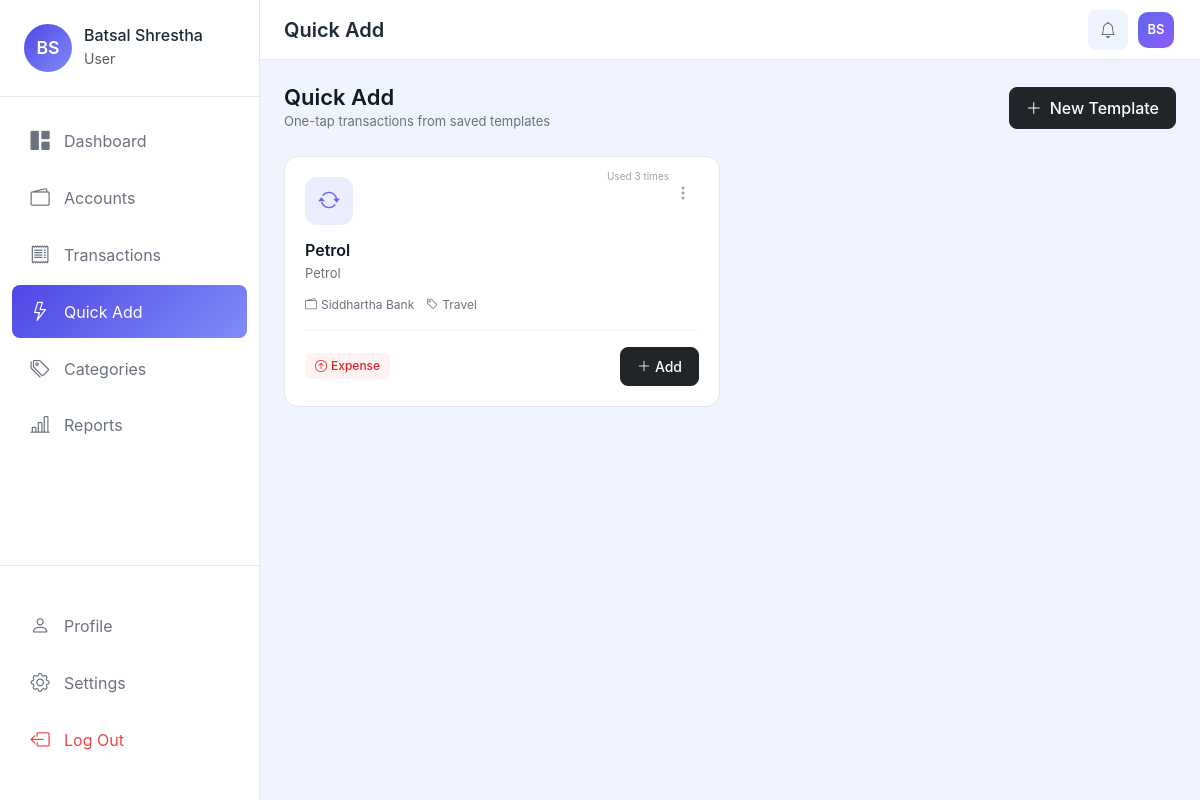
Page /transactions/quick-add/ (signed in) on the committed database.
### apps/accounts/models.py (models this page shows, shortened)
class UserProfile(models.Model):
    CURRENCY_CHOICES = [
        ('NPR', 'Nepali Rupee (रू)'),
        ('USD', 'US Dollar ($)'),
        ('EUR', 'Euro (€)'),
        ('GBP', 'British Pound (£)'),
        ('INR', 'Indian Rupee (₹)'),
        ('AUD', 'Australian Dollar (A$)'),
        ('CAD', 'Canadian Dollar (C$)'),
        ('JPY', 'Japanese Yen (¥)'),
        ('CNY', 'Chinese Yuan (¥)'),
    ]
    user = models.OneToOneField(User, on_delete=models.CASCADE, related_name='profile')
    profile_picture = models.ImageField(upload_to='profiles/', blank=True, null=True)
    currency = models.CharField(max_length=3, choices=CURRENCY_CHOICES, default='NPR')
    created_at = models.DateTimeField(auto_now_add=True)
    updated_at = models.DateTimeField(auto_now=True)
    class Meta:
        verbose_name = 'User Profile'
        verbose_name_plural = 'User Profiles'
    @property
    def currency_symbol(self):
        symbols = {
            'NPR': 'रू',
            'USD': '$',
            'EUR': '€',
            'GBP': '£',
            'INR': '₹',
            'AUD': 'A$',
            'CAD': 'C$',
            'JPY': '¥',
            'CNY': '¥',
        }
        return symbols.get(self.currency, 'रू')
    @property
    def display_name(self):
        if self.user.first_name:
            return f"{self.user.first_name} {self.user.last_name}".strip()
        return self.user.username
    @property
    def initials(self):
        if self.user.first_name and self.user.last_name:
            return f"{self.user.first_name[0]}{self.user.last_name[0]}".upper()
        return self.user.username[:2].upper()

### apps/transactions/models.py (models this page shows, shortened)
class TransactionTemplate(models.Model):
    TRANSACTION_TYPES = [
        ('credit', 'Credit (Income)'),
        ('debit', 'Debit (Expense)'),
    ]
    user = models.ForeignKey(User, on_delete=models.CASCADE, related_name='transaction_templates')
    name = models.CharField(max_length=100, help_text="Template name (e.g., 'Monthly Rent')")
    description = models.CharField(max_length=255, help_text="Transaction description")
    account = models.ForeignKey(Account, on_delete=models.CASCADE, related_name='templates')
    category = models.ForeignKey(Category, on_delete=models.SET_NULL, null=True, blank=True, related_name='templates')
    subcategory = models.ForeignKey(SubCategory, on_delete=models.SET_NULL, null=True, blank=True, related_name='templates')
    transaction_type = models.CharField(max_length=10, choices=TRANSACTION_TYPES, default='debit')
    default_amount = models.DecimalField(max_digits=12, decimal_places=2, null=True, blank=True, help_text="Optional default amount")
    icon = models.CharField(max_length=50, default='bi-arrow-repeat')
    color = models.CharField(max_length=7, default='#6366f1')
    is_active = models.BooleanField(default=True)
    use_count = models.PositiveIntegerField(default=0, help_text="How many times this template was used")
    created_at = models.DateTimeField(auto_now_add=True)
    updated_at = models.DateTimeField(auto_now=True)
    class Meta:
        verbose_name = 'Transaction Template'
        verbose_name_plural = 'Transaction Templates'
        ordering = ['-use_count', 'name']

### apps/wallets/models.py (models this page shows, shortened)
class Account(models.Model):
    ACCOUNT_TYPES = [
        ('bank', 'Bank Account'),
        ('wallet', 'Digital Wallet'),
        ('cash', 'Cash'),
        ('savings', 'Savings'),
        ('credit', 'Credit Card'),
    ]
    ICON_CHOICES = [
        ('bi-bank', 'Bank'),
        ('bi-wallet2', 'Wallet'),
        ('bi-cash-stack', 'Cash'),
        ('bi-piggy-bank', 'Savings'),
        ('bi-credit-card', 'Credit Card'),
        ('bi-phone', 'Mobile Wallet'),
    ]
    COLOR_CHOICES = [
        ('#28a745', 'Green'),
        ('#007bff', 'Blue'),
        ('#ffc107', 'Yellow'),
        ('#dc3545', 'Red'),
        ('#6f42c1', 'Purple'),
        ('#fd7e14', 'Orange'),
        ('#20c997', 'Teal'),
        ('#e83e8c', 'Pink'),
    ]
    user = models.ForeignKey(User, on_delete=models.CASCADE, related_name='accounts')
    name = models.CharField(max_length=100)
    account_type = models.CharField(max_length=20, choices=ACCOUNT_TYPES, default='bank')
    initial_balance = models.DecimalField(max_digits=12, decimal_places=2, default=0)
    savings_amount = models.DecimalField(
        max_digits=12,
        decimal_places=2,
        default=0,
        help_text="Amount you want to set aside as savings from this account"
    )
    credit_limit = models.DecimalField(
        max_digits=12,
        decimal_places=2,
        default=0,
        help_text="Credit limit for credit cards"
    )
    billing_due_date = models.DateField(
        null=True,
        blank=True,
        help_text="Next payment due date for credit cards"
    )
    minimum_payment = models.DecimalField(
        max_digits=12,
        decimal_places=2,
        default=0,
        help_text="Minimum payment due for credit cards"
    )
    icon = models.CharField(max_length=50, choices=ICON_CHOICES, default='bi-wallet2')
    color = models.CharField(max_length=7, choices=COLOR_CHOICES, default='#28a745')
    description = models.TextField(blank=True, null=True)
    is_active = models.BooleanField(default=True)
    include_in_total = models.BooleanField(default=True, help_text="Include in total balance calculation")
    created_at = models.DateTimeField(auto_now_add=True)
    updated_at = models.DateTimeField(auto_now=True)
    class Meta:
        verbose_name = 'Account'
        verbose_name_plural = 'Accounts'
        ordering = ['name']
        unique_together = ['user', 'name']

### apps/categories/models.py (models this page shows, shortened)
class Category(models.Model):
    COLOR_CHOICES = [
        ('#FF6384', 'Red'),
        ('#36A2EB', 'Blue'),
        ('#FFCE56', 'Yellow'),
        ('#4BC0C0', 'Teal'),
        ('#9966FF', 'Purple'),
        ('#FF9F40', 'Orange'),
        ('#7CB342', 'Green'),
        ('#E91E63', 'Pink'),
        ('#00BCD4', 'Cyan'),
        ('#795548', 'Brown'),
        ('#607D8B', 'Grey'),
        ('#3F51B5', 'Indigo'),
    ]
    ICON_CHOICES = [
        ('bi-cart', 'Shopping Cart'),
        ('bi-house', 'House'),
        ('bi-car-front', 'Car'),
        ('bi-cup-hot', 'Food/Drink'),
        ('bi-lightning', 'Utilities'),
        ('bi-film', 'Entertainment'),
        ('bi-heart-pulse', 'Health'),
        ('bi-mortarboard', 'Education'),
        ('bi-airplane', 'Travel'),
        ('bi-gift', 'Gifts'),
        ('bi-briefcase', 'Work'),
        ('bi-cash', 'Income'),
        ('bi-piggy-bank', 'Savings'),
        ('bi-three-dots', 'Other'),
    ]
    CATEGORY_TYPES = [
        ('expense', 'Expense'),
        ('income', 'Income'),
        ('both', 'Both'),
    ]
    name = models.CharField(max_length=100, unique=True)
    color = models.CharField(max_length=7, choices=COLOR_CHOICES, default='#36A2EB')
    icon = models.CharField(max_length=50, choices=ICON_CHOICES, default='bi-three-dots')
    category_type = models.CharField(max_length=10, choices=CATEGORY_TYPES, default='expense')
    is_active = models.BooleanField(default=True)
    created_by = models.ForeignKey(User, on_delete=models.SET_NULL, null=True, blank=True, related_name='created_categories')
    created_at = models.DateTimeField(auto_now_add=True)
    updated_at = models.DateTimeField(auto_now=True)
    class Meta:
        verbose_name = 'Category'
        verbose_name_plural = 'Categories'
        ordering = ['name']

### apps/transactions/views.py (the view)
# urls.py: path('quick-add/', views.TemplateListView.as_view(), name='template_list'),
class TemplateListView(LoginRequiredMixin, ListView):
    model = TransactionTemplate
    template_name = 'transactions/templates/list.html'
    context_object_name = 'templates'
    def get_queryset(self):
        return TransactionTemplate.objects.filter(user=self.request.user, is_active=True)
    def get_context_data(self, **kwargs):
        context = super().get_context_data(**kwargs)
        context['page_title'] = 'Quick Add'
        context['currency_symbol'] = self.request.user.profile.currency_symbol
        return context

### apps/transactions/templates/transactions/templates/list.html (shortened to what this page needs)
{% extends 'base.html' %}
{% load humanize %}
{% block content %}
<div class="quick-add-container">
    <div class="page-header">
        <div>
            <h4>Quick Add</h4>
            <p>One-tap transactions from saved templates</p>
        </div>
        <a href="{% url 'transactions:template_create' %}" class="btn btn-dark">
            <i class="bi bi-plus-lg me-2"></i>New Template
        </a>
    </div>
    {% if templates %}
    <div class="templates-grid">
        {% for template in templates %}
        <div class="template-card">
            <div class="template-header">
                <div class="template-icon" style="background: {{ template.color }}20; color: {{ template.color }};">
                    <i class="bi {{ template.icon }}"></i>
                </div>
                <div class="template-actions">
                    <div class="dropdown">
                        <button class="btn-icon-mini" data-bs-toggle="dropdown">
                            <i class="bi bi-three-dots-vertical"></i>
                        </button>
                    </div>
                </div>
            </div>
            <div class="template-body">
                <h6 class="template-name">{{ template.name }}</h6>
                <p class="template-desc">{{ template.description }}</p>
                <div class="template-meta">
                    <span class="meta-item">
                        <i class="bi bi-wallet2"></i> {{ template.account.name }}
                    </span>
                    {% if template.category %}
                    <span class="meta-item">
                        <i class="bi bi-tag"></i> {{ template.category.name }}
                    </span>
                    {% endif %}
                </div>
            </div>
            <div class="template-footer">
                <span class="template-type {{ template.transaction_type }}">
                    {% if template.transaction_type == 'credit' %}
                    <i class="bi bi-arrow-down-circle"></i> Income
                    {% else %}
                    <i class="bi bi-arrow-up-circle"></i> Expense
                    {% endif %}
                </span>
                <a href="{% url 'transactions:quick_add' template.pk %}" class="btn btn-dark btn-sm">
                    <i class="bi bi-plus-lg me-1"></i>Add
                </a>
            </div>
            {% if template.use_count > 0 %}
            <div class="template-use-count">Used {{ template.use_count }} time{{ template.use_count|pluralize }}</div>
            {% endif %}
        </div>
        {% endfor %}
    </div>
    {% endif %}
</div>
{% endblock %}

### templates/components/sidebar.html (shortened to what this page needs)
{% load static %}
<nav class="sidebar" id="sidebar">
    <div class="sidebar-header">
        <div class="user-profile">
            {% if user.profile.profile_picture %}
            <img src="{{ user.profile.profile_picture.url }}" alt="Profile" class="profile-img">
            {% else %}
            <div class="profile-initials">{{ user.profile.initials }}</div>
            {% endif %}
            <div class="user-info">
                <h6 class="mb-0">{{ user.profile.display_name }}</h6>
                <small class="text-muted">User</small>
            </div>
        </div>
    </div>
    <ul class="nav flex-column">
        <li class="nav-item">
            <a class="nav-link {% if request.resolver_match.url_name == 'index' %}active{% endif %}" href="{% url 'dashboard:index' %}">
                <i class="bi bi-grid-1x2-fill"></i>
                <span>Dashboard</span>
            </a>
        </li>
        <li class="nav-item">
            <a class="nav-link {% if 'wallets' in request.resolver_match.namespace %}active{% endif %}" href="{% url 'wallets:list' %}">
                <i class="bi bi-wallet2"></i>
                <span>Accounts</span>
            </a>
        </li>
        <li class="nav-item">
            <a class="nav-link " href="{% url 'transactions:list' %}">
                <i class="bi bi-receipt"></i>
                <span>Transactions</span>
            </a>
        </li>
        <li class="nav-item">
            <a class="nav-link {% if 'template' in request.resolver_match.url_name or 'quick' in request.resolver_match.url_name %}active{% endif %}" href="{% url 'transactions:template_list' %}">
                <i class="bi bi-lightning"></i>
                <span>Quick Add</span>
            </a>
        </li>
        <li class="nav-item">
            <a class="nav-link {% if 'categories' in request.resolver_match.namespace %}active{% endif %}" href="{% url 'categories:list' %}">
                <i class="bi bi-tags"></i>
                <span>Categories</span>
            </a>
        </li>
        <li class="nav-item">
            <a class="nav-link {% if 'reports' in request.resolver_match.namespace %}active{% endif %}" href="{% url 'reports:monthly_list' %}">
                <i class="bi bi-bar-chart-line"></i>
                <span>Reports</span>
            </a>
        </li>
    </ul>
    <div class="sidebar-footer">
        <ul class="nav flex-column">
            <li class="nav-item">
                <a class="nav-link {% if request.resolver_match.url_name == 'profile' %}active{% endif %}" href="{% url 'accounts:profile' %}">
                    <i class="bi bi-person"></i>
                    <span>Profile</span>
                </a>
            </li>
            <li class="nav-item">
                <a class="nav-link {% if request.resolver_match.url_name == 'settings' %}active{% endif %}" href="{% url 'accounts:settings' %}">
                    <i class="bi bi-gear"></i>
                    <span>Settings</span>
                </a>
            </li>
            <li class="nav-item">
                <a class="nav-link text-danger" href="{% url 'accounts:logout' %}">
                    <i class="bi bi-box-arrow-left"></i>
                    <span>Log Out</span>
                </a>
            </li>
        </ul>
    </div>
</nav>

### templates/components/navbar.html (shortened to what this page needs)
<nav class="top-navbar">
    <div class="d-flex align-items-center">
        <h5 class="page-title mb-0 d-none d-md-block">{{ page_title|default:"Dashboard" }}</h5>
    </div>
    <div class="navbar-actions d-flex align-items-center gap-2">
        <div class="dropdown">
            <button class="btn btn-icon" type="button" data-bs-toggle="dropdown" aria-expanded="false" id="notificationDropdownBtn">
                <i class="bi bi-bell"></i>
            </button>
        </div>
        <div class="dropdown">
            <button class="btn btn-icon profile-btn" type="button" data-bs-toggle="dropdown" aria-expanded="false">
                <div class="profile-avatar-sm">
                    {% if user.first_name %}
                        {{ user.first_name|make_list|first }}{{ user.last_name|make_list|first }}
                    {% else %}
                        {{ user.username|make_list|first|upper }}
                    {% endif %}
                </div>
            </button>
        </div>
    </div>
</nav>

### rows in the picture
TransactionTemplate: name "Petrol", description "Petrol", account.name "Siddhartha Bank", category.name "Travel", transaction_type "Expense", use_count "3"

### other values in the picture
{{ user.profile.initials }} "BS"
{{ user.profile.display_name }} "Batsal Shrestha"
{{ page_title|default:"Dashboard" }} "Quick Add"
{{ user.first_name|make_list|first }} "B"
{{ user.last_name|make_list|first }} "S"
